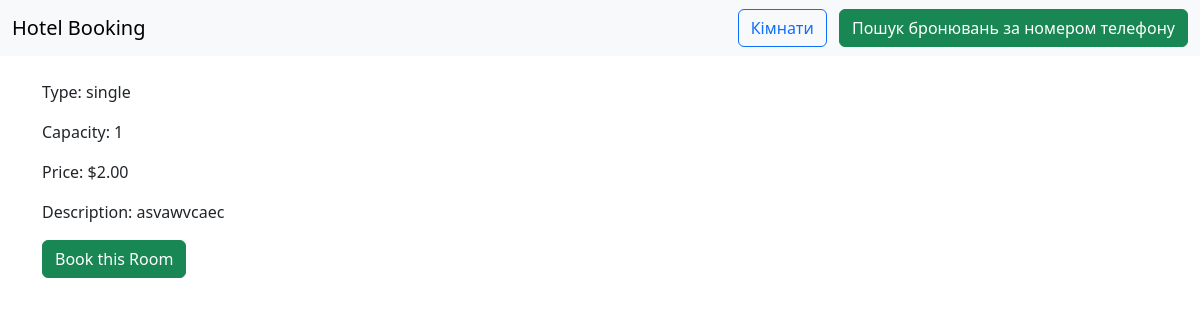
/rooms/3/, run on the app's committed database.
### hotel/models.py (models this page shows, shortened)
class Room(models.Model):
    class RoomType(models.TextChoices):
        SINGLE = 'single', 'Single'
        DOUBLE = 'double', 'Double'
        SUITE = 'suite', 'Suite'
        FAMILY = 'family', 'Family'
        DELUXE = 'deluxe', 'Deluxe'
    room_number = models.CharField(max_length=10, unique=True)
    room_type = models.CharField(
        max_length=10,
        choices=RoomType.choices,
        default=RoomType.SINGLE,
    )
    capacity = models.PositiveSmallIntegerField()
    price_per_night = models.DecimalField(max_digits=10, decimal_places=2)
    description = models.TextField(blank=True, null=True)
    class Meta:
        ordering = ['room_number']

### hotel/views/room.py (the view)
# urls.py: path('rooms/<int:pk>/', RoomDetailView.as_view(), name='room_detail'),
class RoomDetailView(DetailView):
    model = Room
    template_name = 'rooms/room_detail.html'
    context_object_name = 'room'

### hotel/templates/rooms/room_detail.html (shortened to what this page needs)
{% extends 'base.html' %}
{% block content %}
<p>Type: {{ room.room_type }}</p>
<p>Capacity: {{ room.capacity }}</p>
<p>Price: ${{ room.price_per_night }}</p>
<p>Description: {{ room.description }}</p>
<a href="{% url 'book_room' room.pk %}" class="btn btn-success">Book this Room</a>
{% endblock %}

### data on the page
Room: room_type "single", capacity "1", price_per_night "2.00", description "asvawvcaec"
